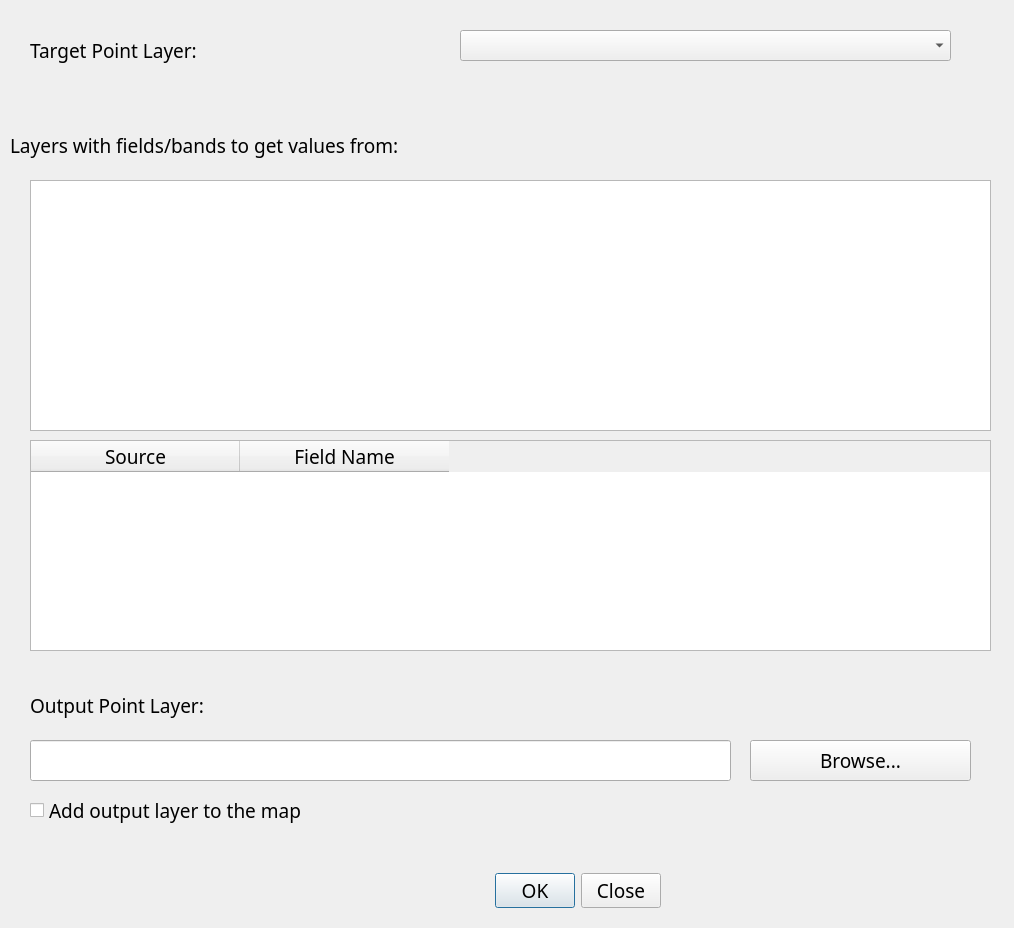
<?xml version="1.0" encoding="UTF-8"?>
<ui version="4.0">
 <class>ExtractToPointsDialog</class>
 <widget class="QDialog" name="ExtractToPointsDialog">
  <property name="geometry">
   <rect>
    <x>0</x>
    <y>0</y>
    <width>1014</width>
    <height>928</height>
   </rect>
  </property>
  <property name="windowTitle">
   <string>ExtractToPoints</string>
  </property>
  <widget class="QWidget" name="widget_2" native="true">
   <property name="geometry">
    <rect>
     <x>0</x>
     <y>110</y>
     <width>1001</width>
     <height>551</height>
    </rect>
   </property>
   <property name="font">
    <font>
     <family>Source Code Variable</family>
     <pointsize>14</pointsize>
    </font>
   </property>
   <widget class="QLabel" name="label_2">
    <property name="geometry">
     <rect>
      <x>10</x>
      <y>10</y>
      <width>961</width>
      <height>51</height>
     </rect>
    </property>
    <property name="sizePolicy">
     <sizepolicy hsizetype="Preferred" vsizetype="Fixed">
      <horstretch>0</horstretch>
      <verstretch>0</verstretch>
     </sizepolicy>
    </property>
    <property name="font">
     <font>
      <family>Source Code Variable</family>
      <pointsize>14</pointsize>
     </font>
    </property>
    <property name="text">
     <string>Layers with fields/bands to get values from:</string>
    </property>
   </widget>
   <widget class="QListWidget" name="SourceField">
    <property name="geometry">
     <rect>
      <x>30</x>
      <y>70</y>
      <width>961</width>
      <height>251</height>
     </rect>
    </property>
    <property name="font">
     <font>
      <family>Source Code Variable</family>
      <pointsize>14</pointsize>
     </font>
    </property>
    <property name="cursor" stdset="0">
     <cursorShape>ArrowCursor</cursorShape>
    </property>
    <property name="editTriggers">
     <set>QAbstractItemView::DoubleClicked|QAbstractItemView::EditKeyPressed</set>
    </property>
    <property name="selectionMode">
     <enum>QAbstractItemView::ExtendedSelection</enum>
    </property>
    <property name="viewMode">
     <enum>QListView::ListMode</enum>
    </property>
   </widget>
   <widget class="QTableWidget" name="FieldsTable">
    <property name="geometry">
     <rect>
      <x>30</x>
      <y>330</y>
      <width>961</width>
      <height>211</height>
     </rect>
    </property>
    <property name="font">
     <font>
      <family>Source Code Variable</family>
      <pointsize>14</pointsize>
     </font>
    </property>
    <property name="autoScrollMargin">
     <number>16</number>
    </property>
    <property name="editTriggers">
     <set>QAbstractItemView::AnyKeyPressed|QAbstractItemView::DoubleClicked|QAbstractItemView::EditKeyPressed</set>
    </property>
    <property name="dragDropOverwriteMode">
     <bool>false</bool>
    </property>
    <property name="alternatingRowColors">
     <bool>false</bool>
    </property>
    <property name="selectionMode">
     <enum>QAbstractItemView::SingleSelection</enum>
    </property>
    <property name="selectionBehavior">
     <enum>QAbstractItemView::SelectRows</enum>
    </property>
    <property name="gridStyle">
     <enum>Qt::SolidLine</enum>
    </property>
    <property name="wordWrap">
     <bool>false</bool>
    </property>
    <property name="cornerButtonEnabled">
     <bool>false</bool>
    </property>
    <property name="rowCount">
     <number>0</number>
    </property>
    <property name="columnCount">
     <number>2</number>
    </property>
    <attribute name="horizontalHeaderDefaultSectionSize">
     <number>209</number>
    </attribute>
    <attribute name="horizontalHeaderMinimumSectionSize">
     <number>31</number>
    </attribute>
    <column>
     <property name="text">
      <string>Source</string>
     </property>
    </column>
    <column>
     <property name="text">
      <string>Field Name</string>
     </property>
    </column>
   </widget>
  </widget>
  <widget class="QWidget" name="widget_1" native="true">
   <property name="geometry">
    <rect>
     <x>10</x>
     <y>10</y>
     <width>991</width>
     <height>80</height>
    </rect>
   </property>
   <property name="font">
    <font>
     <family>Source Code Variable</family>
     <pointsize>14</pointsize>
    </font>
   </property>
   <widget class="QLabel" name="label_1">
    <property name="geometry">
     <rect>
      <x>20</x>
      <y>20</y>
      <width>421</width>
      <height>41</height>
     </rect>
    </property>
    <property name="font">
     <font>
      <family>Source Code Variable</family>
      <pointsize>14</pointsize>
     </font>
    </property>
    <property name="text">
     <string>Target Point Layer:</string>
    </property>
   </widget>
   <widget class="QComboBox" name="TargetLayer">
    <property name="geometry">
     <rect>
      <x>450</x>
      <y>20</y>
      <width>491</width>
      <height>31</height>
     </rect>
    </property>
    <property name="font">
     <font>
      <family>Source Code Variable</family>
      <pointsize>14</pointsize>
     </font>
    </property>
   </widget>
  </widget>
  <widget class="QWidget" name="widget_3" native="true">
   <property name="geometry">
    <rect>
     <x>10</x>
     <y>680</y>
     <width>981</width>
     <height>161</height>
    </rect>
   </property>
   <property name="font">
    <font>
     <family>Source Code Variable</family>
     <pointsize>14</pointsize>
    </font>
   </property>
   <widget class="QLabel" name="label_3">
    <property name="geometry">
     <rect>
      <x>20</x>
      <y>10</y>
      <width>421</width>
      <height>31</height>
     </rect>
    </property>
    <property name="font">
     <font>
      <family>Source Code Variable</family>
      <pointsize>14</pointsize>
     </font>
    </property>
    <property name="text">
     <string>Output Point Layer:</string>
    </property>
   </widget>
   <widget class="QLineEdit" name="OutLayer">
    <property name="geometry">
     <rect>
      <x>20</x>
      <y>60</y>
      <width>701</width>
      <height>41</height>
     </rect>
    </property>
    <property name="font">
     <font>
      <family>Source Code Variable</family>
      <pointsize>14</pointsize>
     </font>
    </property>
   </widget>
   <widget class="QToolButton" name="BrowseButton">
    <property name="geometry">
     <rect>
      <x>740</x>
      <y>60</y>
      <width>221</width>
      <height>41</height>
     </rect>
    </property>
    <property name="font">
     <font>
      <family>Source Code Variable</family>
      <pointsize>14</pointsize>
     </font>
    </property>
    <property name="text">
     <string>Browse...</string>
    </property>
   </widget>
   <widget class="QCheckBox" name="AddToMap">
    <property name="geometry">
     <rect>
      <x>20</x>
      <y>110</y>
      <width>391</width>
      <height>41</height>
     </rect>
    </property>
    <property name="font">
     <font>
      <family>Source Code Variable</family>
      <pointsize>14</pointsize>
     </font>
    </property>
    <property name="text">
     <string>Add output layer to the map</string>
    </property>
   </widget>
  </widget>
  <widget class="QDialogButtonBox" name="buttonBox">
   <property name="enabled">
    <bool>true</bool>
   </property>
   <property name="geometry">
    <rect>
     <x>370</x>
     <y>870</y>
     <width>291</width>
     <height>41</height>
    </rect>
   </property>
   <property name="sizePolicy">
    <sizepolicy hsizetype="Fixed" vsizetype="Fixed">
     <horstretch>0</horstretch>
     <verstretch>0</verstretch>
    </sizepolicy>
   </property>
   <property name="font">
    <font>
     <family>Source Code Variable</family>
     <pointsize>14</pointsize>
    </font>
   </property>
   <property name="layoutDirection">
    <enum>Qt::LeftToRight</enum>
   </property>
   <property name="autoFillBackground">
    <bool>false</bool>
   </property>
   <property name="orientation">
    <enum>Qt::Horizontal</enum>
   </property>
   <property name="standardButtons">
    <set>QDialogButtonBox::Close|QDialogButtonBox::Ok</set>
   </property>
   <property name="centerButtons">
    <bool>false</bool>
   </property>
  </widget>
 </widget>
 <resources/>
 <connections/>
</ui>
